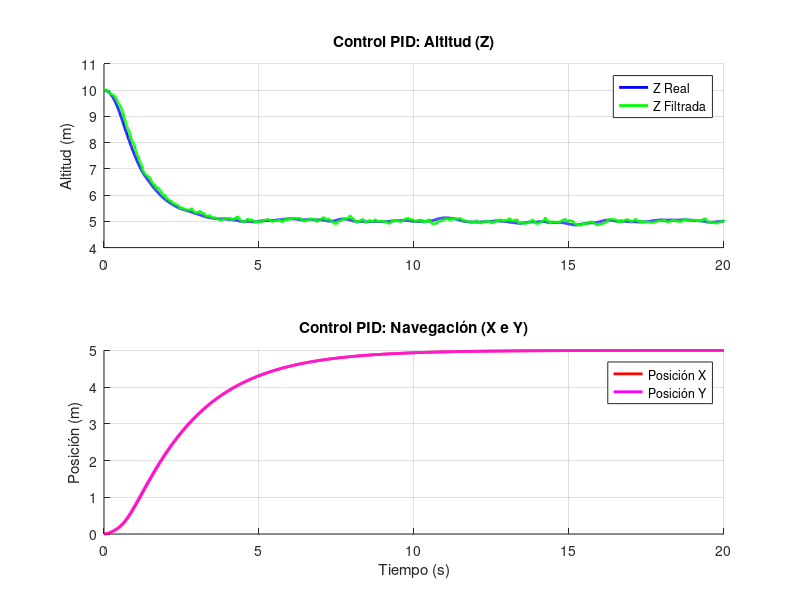
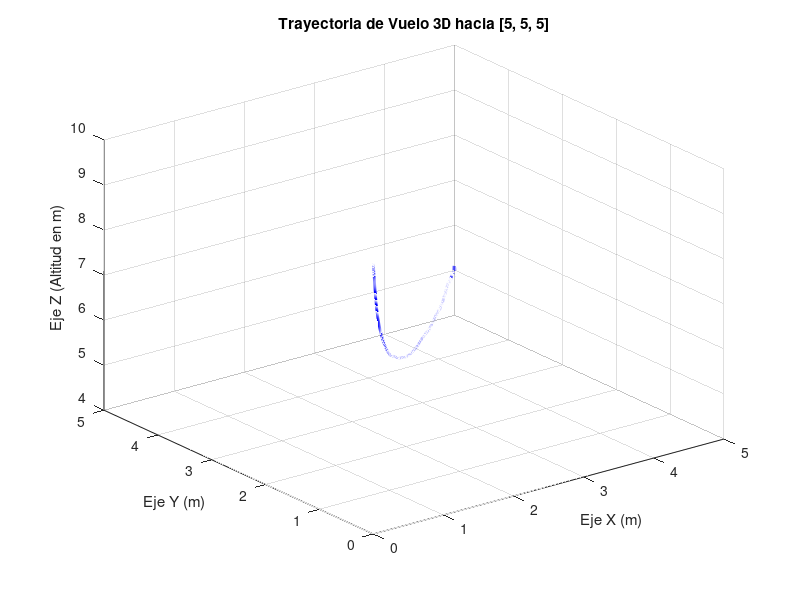

The MATLAB script that drew these images, in order:
% ==========================================
% SIMULADOR FÍSICO DE DRON 6-DoF
% ==========================================
clear all; clc; close all;

% PARÁMETROS FÍSICOS DEL DRON
masa_dron  = 1.2;   % Masa del dron en Kg
a_gravedad = 9.81;  % Aceleración de la Gravedad en m/s^2
inercia_xx = 0.01;  % Inercia en X, Roll
inercia_yy = 0.01;  % Inercia en Y, Pitch
inercia_zz = 0.01;  % Inercia en Z, Yaw
f_aero_lin = 0.1;   % Fricción aerodinámica lineal
tau_motor  = 0.05;  % Tiempo que tardan los motores en reaccionar

% CONFIGURACIÓN DE LA SIMULACIÓN
dt = 0.01;        % Paso de tiempo entre iteraciones
t_final = 20;     % Segundos totales a simular (ampliado para viaje en XY)
N = t_final / dt; % Número total de iteraciones
alpha = dt / (tau_motor + dt); % Constante de filtro para los motores
beta = 0.1;       % Peso para el filtro de sensores MME

% VARIABLES DE ESTADO INICIALES
x = 0; y = 0; z = 10;             % Posición inicial
vx = 0; vy = 0; vz = 0;           % Velocidades lineales
phi = 0; theta = 0; psi = 0;      % Ángulos de Euler (Roll, Pitch, Yaw)
p = 0; q = 0; r = 0;              % Velocidades angulares

z_filtrada = z;                   % Inicializamos el filtro
U1_real = masa_dron * a_gravedad; % Empuje inicial

% CONSTANTES DE LOS CONTROLADORES PID
% PID Altitud (Z)
z_ref  = 5;
kp_z = 3; ki_z = 0; kd_z = 4;
err_z_acumulado = 0; err_z_previo = 0;

% PIDs de Navegación (X e Y)
x_ref = 5;
y_ref = 5;
kp_xy = 0.1; ki_xy = 0; kd_xy = 0.25;
err_x_acumulado = 0; err_x_previo = 0;
err_y_acumulado = 0; err_y_previo = 0;

angulo_max = 0.5; % Saturación: Límite de inclinación en radianes (~28 grados)

% VECTORES DE TELEMETRÍA
hist_t          = zeros(1, N);
hist_x          = zeros(1, N);
hist_y          = zeros(1, N);
hist_z_real     = zeros(1, N);
hist_z_medida   = zeros(1, N);
hist_z_filtrada = zeros(1, N);

% ==========================================
% BUCLE PRINCIPAL DE VUELO
% ==========================================
for i = 1 : N

  % LECTURA DE SENSORES Y FILTRADO
  z_medida = z + randn() * 0.2; % Ruido blanco
  z_filtrada = (1 - beta) * z_filtrada + beta * z_medida; % Filtro MME

  % PILOTO DE NAVEGACIÓN

  % PID de Altitud (Z) -> Decide la fuerza hacia arriba
  err_z = z_ref - z_filtrada;
  err_z_acumulado = err_z_acumulado + err_z * dt;
  vel_err_z = (err_z - err_z_previo) / dt;
  fuerza_pid = kp_z * err_z + err_z_acumulado * ki_z + vel_err_z * kd_z;
  err_z_previo = err_z;

  % PID de Eje X -> Decide cuánto cabecear (Pitch / Theta)
  err_x = x_ref - x;
  err_x_acumulado = err_x_acumulado + err_x * dt;
  vel_err_x = (err_x - err_x_previo) / dt;
  theta_deseado = kp_xy * err_x + err_x_acumulado * ki_xy + vel_err_x * kd_xy;
  err_x_previo = err_x;

  % PID de Eje Y -> Decide cuánto alabear (Roll / Phi)
  err_y = y_ref - y;
  err_y_acumulado = err_y_acumulado + err_y * dt;
  vel_err_y = (err_y - err_y_previo) / dt;
  phi_deseado = -(kp_xy * err_y + err_y_acumulado * ki_xy + vel_err_y * kd_xy);
  err_y_previo = err_y;

  % SATURACIÓN DE SEGURIDAD
  if theta_deseado > angulo_max; theta_deseado = angulo_max;
  elseif theta_deseado < -angulo_max; theta_deseado = -angulo_max; end

  if phi_deseado > angulo_max; phi_deseado = angulo_max;
  elseif phi_deseado < -angulo_max; phi_deseado = -angulo_max; end

  % Asumimos que el dron rota mágicamente e instantáneamente a los ángulos deseados.
  theta = theta_deseado;
  phi = phi_deseado;
  psi = 0;

  % ACTUADORES (Fuerza Z)
  U1_deseado = (masa_dron * a_gravedad) + fuerza_pid;

  if U1_deseado <= 0; U1_deseado = 0;
  elseif U1_deseado > 2 * masa_dron * a_gravedad; U1_deseado = 2 * masa_dron * a_gravedad; end

  U1_real = U1_real + alpha * (U1_deseado - U1_real);

  % DINÁMICA FÍSICA Y CINEMÁTICA
  ax = (U1_real / masa_dron) * (cos(phi) * sin(theta) * cos(psi) + sin(phi) * sin(psi)) - (f_aero_lin / masa_dron) * vx;
  ay = (U1_real / masa_dron) * (cos(phi) * sin(theta) * sin(psi) - sin(phi) * cos(psi)) - (f_aero_lin / masa_dron) * vy;
  az = (U1_real / masa_dron) * (cos(phi) * cos(theta)) - a_gravedad - (f_aero_lin / masa_dron) * vz;

  vx = vx + ax * dt;
  vy = vy + ay * dt;
  vz = vz + az * dt;

  x = x + vx * dt;
  y = y + vy * dt;
  z = z + vz * dt;

  if z <= 0; z = 0; vz = 0; end

  % GUARDAR TELEMETRÍA
  hist_t(i)          = i * dt;
  hist_x(i)          = x;
  hist_y(i)          = y;
  hist_z_real(i)     = z;
  hist_z_medida(i)   = z_medida;
  hist_z_filtrada(i) = z_filtrada;

end

% ==========================================
% VISUALIZACIÓN DE RESULTADOS
% ==========================================
% Figura 1: Telemetría 2D (Altitud y Navegación)
figure(1);
subplot(2,1,1);
hold on;
plot(hist_t, hist_z_real, 'b', 'LineWidth', 2);
plot(hist_t, hist_z_filtrada, 'g', 'LineWidth', 2);
title('Control PID: Altitud (Z)');
ylabel('Altitud (m)');
legend('Z Real', 'Z Filtrada');
grid on;

subplot(2,1,2);
hold on;
plot(hist_t, hist_x, 'r', 'LineWidth', 2);
plot(hist_t, hist_y, 'm', 'LineWidth', 2);
title('Control PID: Navegación (X e Y)');
xlabel('Tiempo (s)');
ylabel('Posición (m)');
legend('Posición X', 'Posición Y');
grid on;

% Figura 2: Vista de la trayectoria en 3D
figure(2);
plot3(hist_x, hist_y, hist_z_real, 'b', 'LineWidth', 2);
grid on;
title('Trayectoria de Vuelo 3D hacia [5, 5, 5]');
xlabel('Eje X (m)');
ylabel('Eje Y (m)');
zlabel('Eje Z (Altitud en m)');
